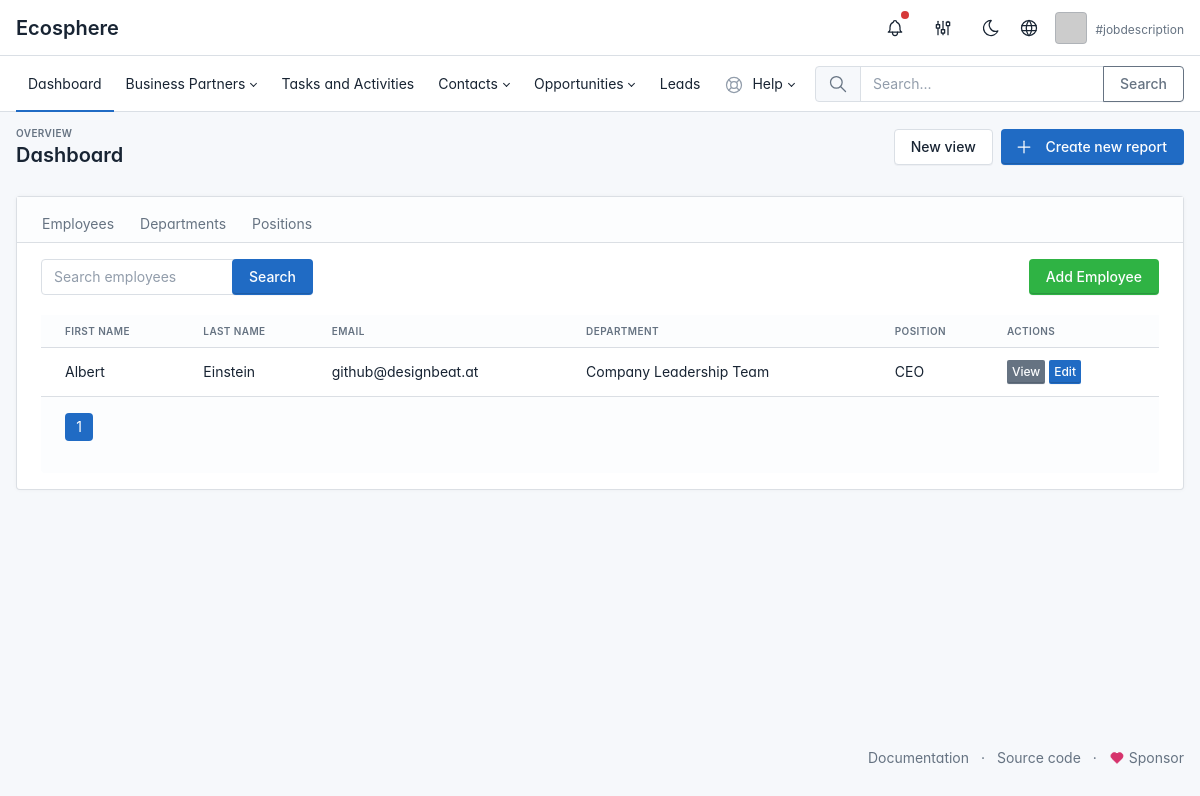
Page /en/company/employee/ on the committed database.
### apps/company/models.py (models this page shows, shortened)
class Employee(models.Model):
    user = models.OneToOneField(User, on_delete=models.CASCADE, related_name='employee')
    department = models.ForeignKey(Department, on_delete=models.CASCADE)
    position = models.ForeignKey(Position, on_delete=models.CASCADE)
    date_of_birth = models.DateField(null=True, blank=True)
    phone_number = models.CharField(max_length=20, null=True, blank=True)

class Department(models.Model):
    name = models.CharField(max_length=100)
    description = models.CharField(max_length=100, default='')

class Position(models.Model):
    title = models.CharField(max_length=100, default='')
    description = models.CharField(max_length=100, default='')

### apps/company/views.py (the view)
# urls.py: path('', views.index, name='hr_index'),
def index(request):
    employee_list = Employee.objects.all().order_by('id')
    department_list = Department.objects.all().order_by('id')
    position_list = Position.objects.all().order_by('id')
    paginator = Paginator(employee_list, 10) # Show 10 employees per page
    page_number = request.GET.get('employee_page')
    page_obj_employee = paginator.get_page(page_number)
    paginator = Paginator(department_list, 10) # Show 10 departments per page
    page_number = request.GET.get('department_page')
    page_obj_department = paginator.get_page(page_number)
    paginator = Paginator(position_list, 10) # Show 10 positions per page
    page_number = request.GET.get('position_page')
    page_obj_position = paginator.get_page(page_number)
    context = {
        'page_obj_employee': page_obj_employee,
        'page_obj_department': page_obj_department,
        'page_obj_position': page_obj_position,
    }
    return render(request, 'apps/company/dashboard.html', context)

### templates/apps/company/dashboard.html (shortened to what this page needs)
{% extends "base.html" %}
{% load i18n %}
{% block content %}
<div class="page-header d-print-none">
        <div class="container-xl" style="margin-top:-14px;">
            <div class="row g-2 align-items-center">
                <div class="col">
                    <div class="page-pretitle">
                        Overview
                    </div>
                    <h2 class="page-title">
                        Dashboard
                    </h2>
                </div>
                    <div class="col-auto ms-auto d-print-none">
                        <div class="btn-list">
                            <span class="d-none d-sm-inline">
                                <a href="#" class="btn">
                                    New view
                                </a>
                            </span>
                            <a href="#" class="btn btn-primary d-none d-sm-inline-block" data-bs-toggle="modal" data-bs-target="#modal-report">
                                <svg xmlns="http://www.w3.org/2000/svg" class="icon" width="24" height="24" viewBox="0 0 24 24" stroke-width="2" stroke="currentColor" fill="none" stroke-linecap="round" stroke-linejoin="round"><path stroke="none" d="M0 0h24v24H0z" fill="none"/><path d="M12 5l0 14" /><path d="M5 12l14 0" /></svg>
                                Create new report
                            </a>
                        </div>
                    </div>
                </div>
            </div>
        </div>
<div class="page-body">
        <div class="container-xl">
                <div class="card">
                        <div class="card-header">
                                <ul class="nav nav-tabs card-header-tabs">
                                        <a class="nav-link tab-link" href="#employees" data-toggle="tab">Employees</a>
                                        <a class="nav-link tab-link" href="#departments" data-toggle="tab">Departments</a>
                                        <a class="nav-link tab-link" href="#positions" data-toggle="tab">Positions</a>
                                </ul>
                        </div>
                        <div class="card-body">
                                <div class="tab-content">
                                        <div class="tab-pane active" id="employees">
                                                {% include "apps/company/employee_list.html" %}
                                        </div>
                                </div>
                        </div>
                </div>
        </div>
</div>
{% endblock %}

### templates/apps/company/employee_list.html (shortened to what this page needs)
{% load i18n %}
{% block content %}
<div class="d-flex justify-content-between align-items-center">
    <form method="GET" action="{% url 'employees:employee_list' %}" class="input-icon my-3 my-lg-0">
        <input type="text" class="form-control" name="search" placeholder="{% trans 'Search employees' %}">
        <div class="input-icon-addon">
            <button type="submit" class="btn btn-primary">{% trans 'Search' %}</button>
        </div>
    </form>
    <a href="{% url 'employees:create_employee' %}" class="btn btn-success">
        {% trans "Add Employee" %}
    </a>
</div>
<br />
<div class="table-responsive">
    <table class="table card-table table-vcenter text-nowrap">
        <thead>
            <tr>
                <th>{% trans "First name" %}</th>
                <th>{% trans "Last name" %}</th>
                <th>{% trans "Email" %}</th>
                <th>{% trans "Department" %}</th>
                <th>{% trans "Position" %}</th>
                <th>{% trans "Actions" %}</th>
            </tr>
        </thead>
        <tbody>
            {% for employee in page_obj_employee %}
            <tr>
                <td>{{ employee.user.first_name }}</td>
                <td>{{ employee.user.last_name }}</td>
                <td>{{ employee.user.email }}</td>
                <td>{{ employee.department.name }}</td>
                <td>{{ employee.position.title }}</td>
                <td>
                    <a href="{% url 'employees:employee_detail' employee.pk %}" class="btn btn-secondary btn-sm">{% trans "View" %}</a>
                    <a href="{% url 'employees:edit_employee' employee.pk %}" class="btn btn-primary btn-sm">{% trans "Edit" %}</a>
                </td>
            </tr>
            {% endfor %}
        </tbody>
    </table>
</div>
<div class="card-footer d-flex">
    <ul class="pagination">
        {% for i in page_obj_employee.paginator.page_range %}
            <li class="page-item {% if page_obj_employee.number == i %}active{% endif %}">
                <a class="page-link" href="?employee_page={{ i }}#employees">{{ i }}</a>
            </li>
        {% endfor %}
    </ul>
</div>
{% endblock %}

### templates/base.html (style rules this page uses)
:root { --tblr-font-sans-serif: 'Inter Var', -apple-system, BlinkMacSystemFont, San Francisco, Segoe UI, Roboto, Helvetica Neue, sans-serif; }
body { font-feature-settings: "cv03", "cv04", "cv11"; }

### rows in the picture
Employee: user.first_name "Albert", user.last_name "Einstein", user.email "github@designbeat.at", department.name "Company Leadership Team", position "CEO"

### other values in the picture
{{ i }} "1"
